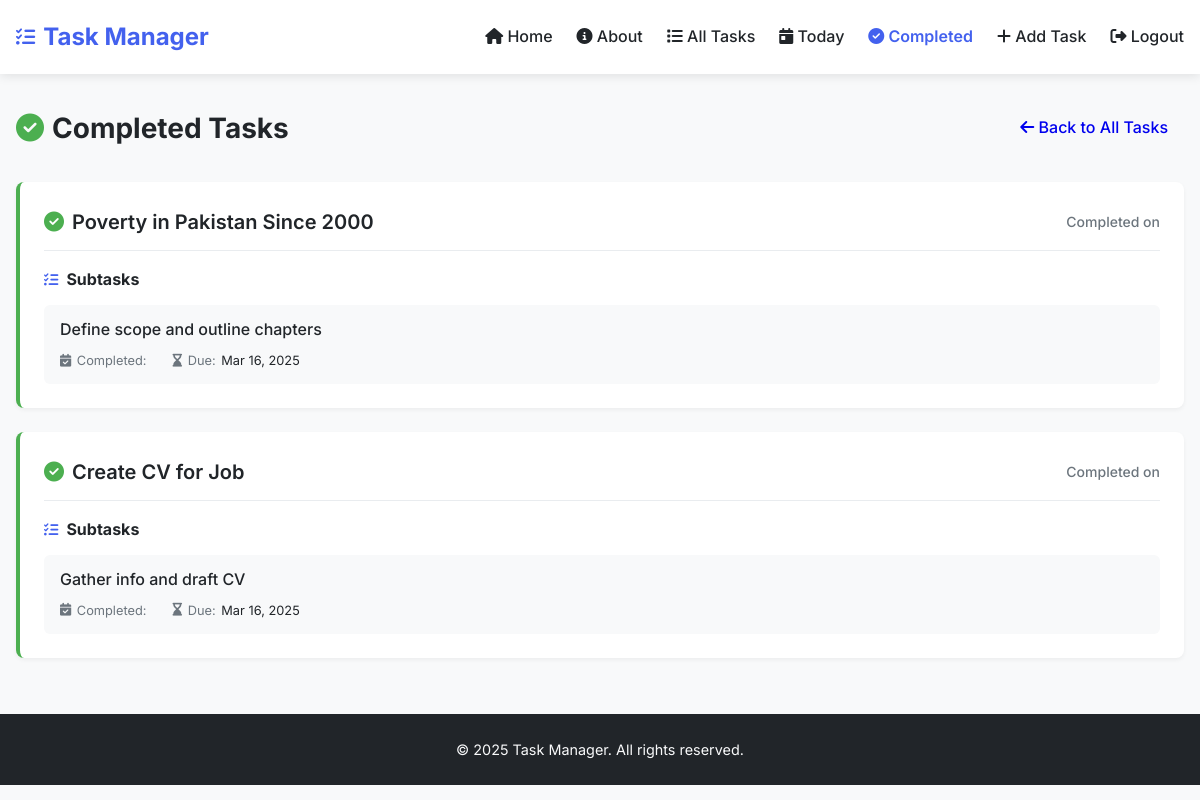
The page /completed_tasks/ (signed in) on the database as committed earlier.
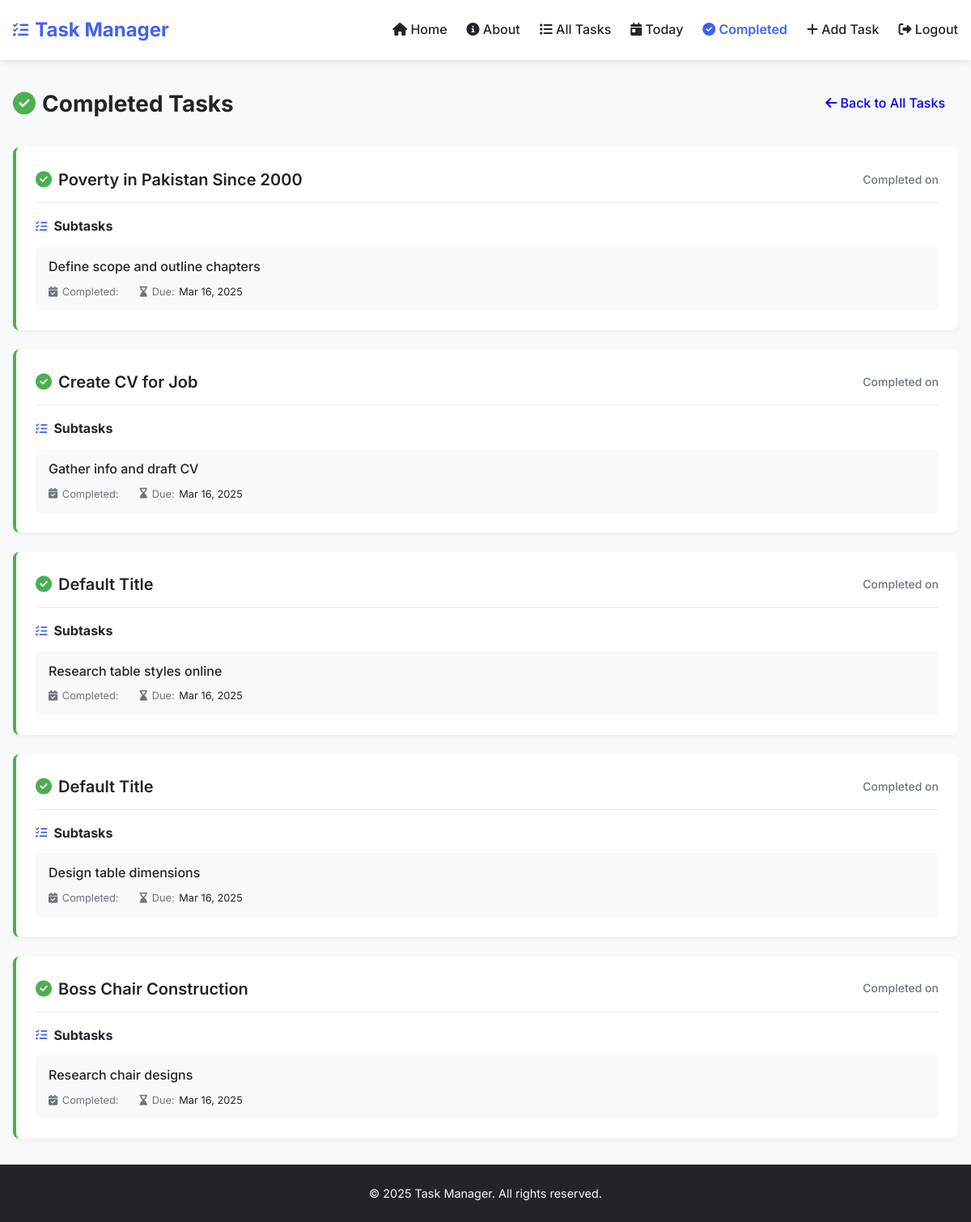
The same page on the database as committed later.
### task_manager/models.py (models this page shows, shortened)
class Task(models.Model):
    description = models.TextField()
    title = models.CharField(max_length=200, blank=True, null=True)  # Add title field
    start_date = models.DateField()
    due_date = models.DateField()
    priority = models.CharField(max_length=10, choices=[
        ('High', 'High'),
        ('Medium', 'Medium'),
        ('Low', 'Low'),
    ])
    completed = models.BooleanField(default=False)

class Subtask(models.Model):
    task = models.ForeignKey(Task, on_delete=models.CASCADE)
    description = models.TextField()
    due_date = models.DateField()
    completed = models.BooleanField(default=False)

### task_manager/views.py (the view)
# urls.py: path("completed_tasks/", views.completed_tasks, name="completed_tasks"),
@login_required
def completed_tasks(request):
    completed_subtasks = Subtask.objects.filter(completed=True)
    completed_tasks_list = []
    for subtask in completed_subtasks:
        if subtask.task not in [item['task'] for item in completed_tasks_list]:
            completed_tasks_list.append({'task': subtask.task, 'subtasks': [subtask]})
        else:
            for item in completed_tasks_list:
                if item['task'] == subtask.task:
                    item['subtasks'].append(subtask)
                    break
    return render(request, 'completed_tasks.html', {'completed_tasks': completed_tasks_list})

### task_manager/templates/completed_tasks.html (shortened to what this page needs)
{% extends 'base.html' %}
{% block content %}
<div class="page-header">
    <div class="page-header-content">
        <h2 class="page-title">
            <i class="fas fa-check-circle"></i> Completed Tasks
        </h2>
        <div class="page-actions">
            <a href="{% url 'all_tasks' %}" class="btn btn-secondary">
                <i class="fas fa-arrow-left"></i> Back to All Tasks
            </a>
        </div>
    </div>
</div>
{% if completed_tasks %}
    <div class="completed-tasks-list">
        {% for item in completed_tasks %}
            <div class="completed-task-card">
                <div class="completed-task-header">
                    <h3 class="completed-task-title">
                        <i class="fas fa-check-circle completed-icon"></i>
                        {{ item.task.title }}
                    </h3>
                    <span class="completed-date">
                        Completed on {{ item.task.completed_date|date:"M d, Y" }}
                    </span>
                </div>
                {% if item.subtasks %}
                    <div class="subtasks-list">
                        <h4 class="subtasks-heading">
                            <i class="fas fa-tasks"></i> Subtasks
                        </h4>
                        <ul class="subtasks">
                            {% for subtask in item.subtasks %}
                                <li class="subtask-item">
                                    <div class="subtask-content">
                                        <span class="subtask-description">{{ subtask.description }}</span>
                                        <span class="subtask-meta">
                                            <i class="fas fa-calendar-check"></i> Completed:
                                        </span>
                                        <span class="subtask-meta">
                                            <i class="fas fa-hourglass-end"></i> Due:
                                            <span class="subtask-date">{{ subtask.due_date|date:"M d, Y" }}</span>
                                        </span>
                                    </div>
                                </li>
                            {% endfor %}
                        </ul>
                    </div>
                {% endif %}
            </div>
        {% endfor %}
    </div>
{% endif %}
{% endblock %}

Rows that differ between the two databases and show on the page:
added Task: task "Default Title"
added Subtask: description "Research table styles online", due_date "Mar 16, 2025", shown under "Default Title"
added Task: task "Default Title"
added Subtask: description "Design table dimensions", due_date "Mar 16, 2025", shown under "Default Title"
added Task: task "Boss Chair Construction"
added Subtask: description "Research chair designs", due_date "Mar 16, 2025", shown under "Boss Chair Construction"
